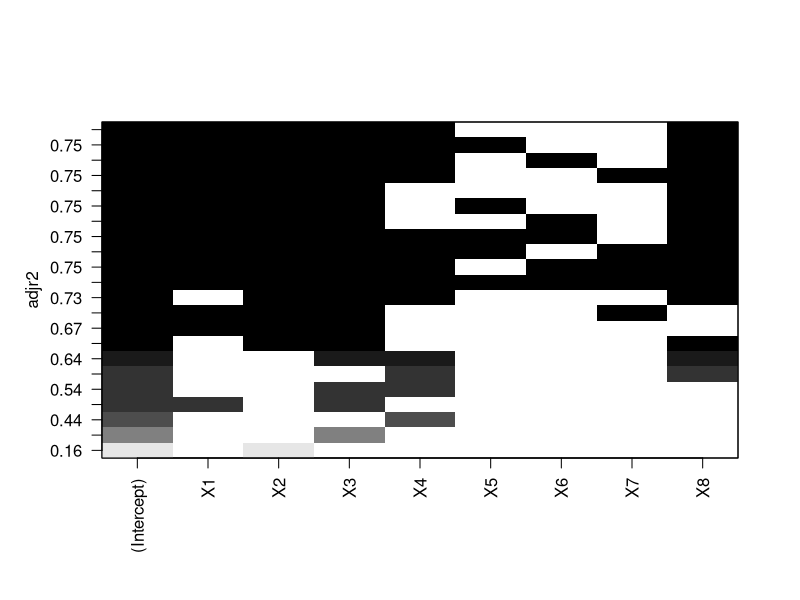
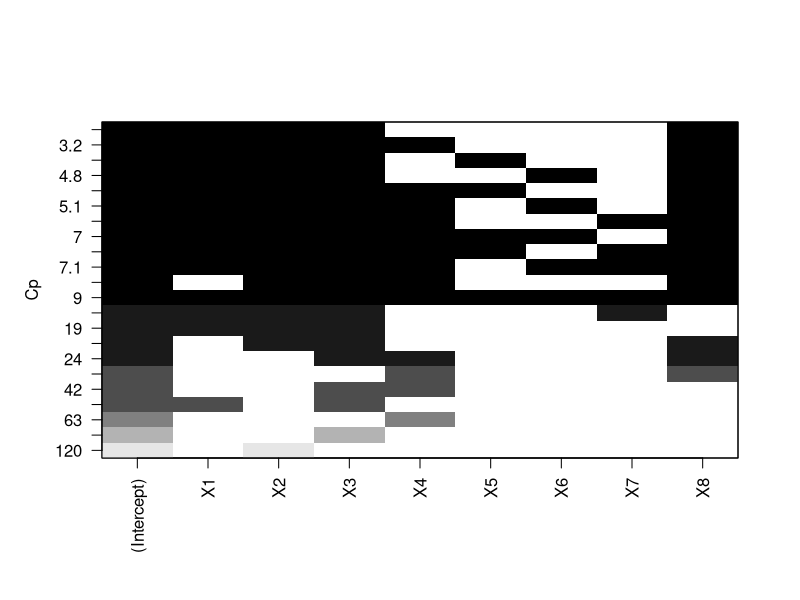
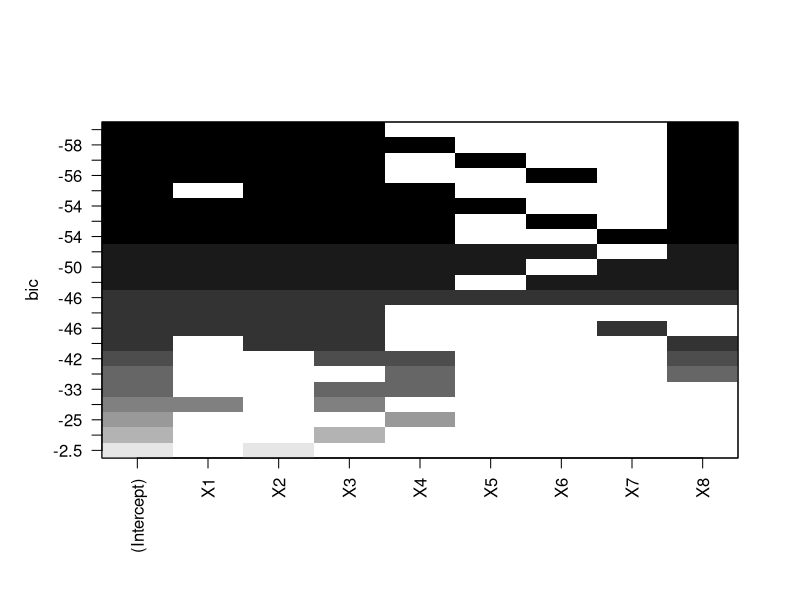

Recreate these plots in R, in order.
library(leaps)
HW_dataset = read.table('HW6.csv', sep=',', header=T)
#Best subset routine
bestsub_HW=regsubsets(Y~X1+X2+X3+X4+X5+X6+X7+X8,
                    data=HW_dataset, nbest=3)
plot(bestsub_HW, scale="adjr2")
plot(bestsub_HW, scale="Cp")
plot(bestsub_HW, scale="bic")
summary(bestsub_HW)

#Automatic selection - Forward
null=lm(Y~1, data=HW_dataset) #intercept only model
#full model- Regresses y on all variables in dataset
full=lm(Y~., data=HW_dataset)#full model- Regresses y on all variables in dataset
step(null, scope=list(lower=null, upper=full),
     direction="forward")

#Automatic selection - backward
step(full, data=HW_dataset, direction="backward")

#Automatic selection - Stepwise
step(null, scope = list(upper=full), data=HW_dataset, direction="both")
